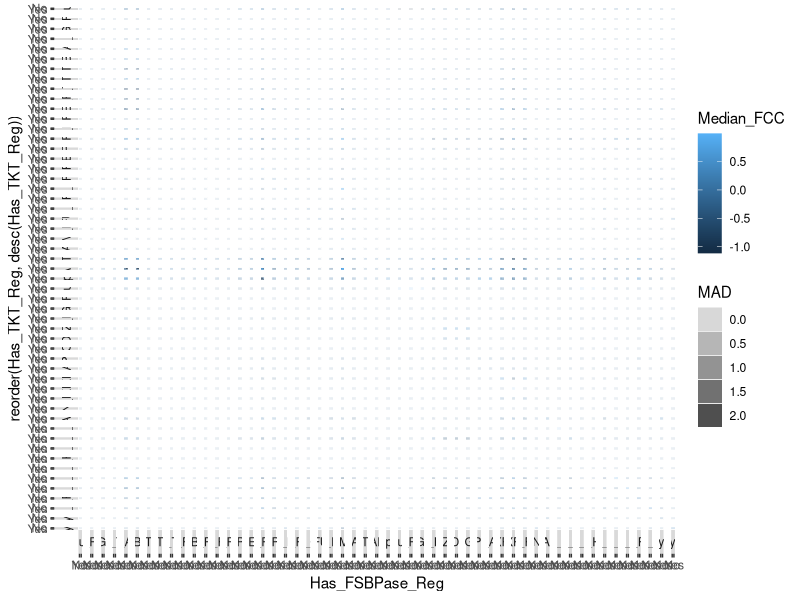

Here is the R script that generated this plot: (Note: this script raises an error after producing the figure.)
library(tidyverse)
library(data.table)
# Load data
#example_data = read_tsv("cbb_example_data.tab", na="NA")

Base_data = as.data.frame(fread("KX_Results_3_FCCs_Med_MAD_Base.csv"))
Base_data = subset(Base_data, select = -(V1))
Base_data$Model = rep("Base", nrow(Base_data))
Base_data$Has_TKT_Reg = rep("No", nrow(Base_data))
Base_data$Has_FSBPase_Reg = rep("No", nrow(Base_data))

FSBPase_data = as.data.frame(fread("KX_Results_3_FCCs_Med_MAD_FSBPase.csv"))
FSBPase_data = subset(FSBPase_data, select = -(V1))
FSBPase_data$Model = rep("FSBPase", nrow(FSBPase_data))
FSBPase_data$Has_TKT_Reg = rep("No", nrow(FSBPase_data))
FSBPase_data$Has_FSBPase_Reg = rep("Yes", nrow(FSBPase_data))

TKT_data = as.data.frame(fread("KX_Results_3_FCCs_Med_MAD_TKT.csv"))
TKT_data = subset(TKT_data, select = -(V1))
TKT_data$Model = rep("TKT", nrow(TKT_data))
TKT_data$Has_TKT_Reg = rep("Yes", nrow(TKT_data))
TKT_data$Has_FSBPase_Reg = rep("No", nrow(TKT_data))

Both_data = as.data.frame(fread("KX_Results_3_FCCs_Med_MAD_BOTH.csv"))
Both_data = subset(Both_data, select = -(V1))
Both_data$Model = rep("Both", nrow(Both_data))
Both_data$Has_TKT_Reg = rep("Yes", nrow(Both_data))
Both_data$Has_FSBPase_Reg = rep("Yes", nrow(Both_data))

Data_long_All = rbind(Base_data,FSBPase_data,TKT_data,Both_data)



## Sort reactions and group them according to the pathway
Data_long_All[Data_long_All == "RuBisC"] = "01_RuBisC"
Data_long_All[Data_long_All == "PGK"] = "02_PGK"
Data_long_All[Data_long_All == "GAPD"] = "03_GAPD"
Data_long_All[Data_long_All == "TPI"] = "04_TPI"
Data_long_All[Data_long_All == "ALD"] = "05_ALD"
Data_long_All[Data_long_All == "FBPase"] = "06_FBPase"
Data_long_All[Data_long_All == "TKT1"] = "07_TKT1"
Data_long_All[Data_long_All == "TKT2"] = "08_TKT2"
Data_long_All[Data_long_All == "TAL"] = "09_TAL"
Data_long_All[Data_long_All == "FBA"] = "10_FBA"
Data_long_All[Data_long_All == "SBPase"] = "11_SBPase"
Data_long_All[Data_long_All == "RPE"] = "12_RPE"
Data_long_All[Data_long_All == "RPI"] = "13_RPI"
Data_long_All[Data_long_All == "PRK"] = "14_PRK"
Data_long_All[Data_long_All == "PGM"] = "15_PGM"
Data_long_All[Data_long_All == "ENO"] = "16_ENO"
Data_long_All[Data_long_All == "PYK"] = "17_PYK"
Data_long_All[Data_long_All == "PDH"] = "18_PDH"
Data_long_All[Data_long_All == "ME"] = "19_ME"
Data_long_All[Data_long_All == "PPK"] = "20_PPK"

Data_long_All[Data_long_All == "CS"] = "21_CS"
Data_long_All[Data_long_All == "FUMC"] = "22_FUMC"
Data_long_All[Data_long_All == "ICD"] = "23_ICD"
Data_long_All[Data_long_All == "MDH"] = "24_MDH"
Data_long_All[Data_long_All == "ACO"] = "25_ACO"

Data_long_All[Data_long_All == "ATPSyn"] = "26_ATPSyn"
Data_long_All[Data_long_All == "NADPase"] = "27_NADPase"
Data_long_All[Data_long_All == "Supply_P_i"] = "28_Supply_Pi"
Data_long_All[Data_long_All == "RuBisO"] = "29_RuBisO"
Data_long_All[Data_long_All == "PGP"] = "30_PGP"
Data_long_All[Data_long_All == "GLCO"] = "31_GLCO"
Data_long_All[Data_long_All == "PGI"] = "32_PGI"
Data_long_All[Data_long_All == "ZWF"] = "33_ZWF"
Data_long_All[Data_long_All == "DEVB"] = "34_DEVB"
Data_long_All[Data_long_All == "GND"] = "35_GND"

Data_long_All[Data_long_All == "PRSA"] = "36_PRSA"
Data_long_All[Data_long_All == "ADK"] = "37_ADK"

Data_long_All[Data_long_All == "XFPK1"] = "38_XFPK1"
Data_long_All[Data_long_All == "XFPK2"] = "39_XFPK2"
Data_long_All[Data_long_All == "PTA"] = "40_PTA"


Rxn_To_Remove = c("RuBisO","PGP","GLCO","Sink_E4P","Sink_ACCOA","Sink_G6P","Sink_GLX","Sink_H2O2","Sink_O2G","Sink_OAA","Sink_P3G","Sink_PRPP","Sink_PYR","Supply_COA","Supply_FUM","GND","PGI","ZWF","DEVB","PNT","PPK","XFPK1","XFPK2","PTA","ACO","PRSA","ADK")
Data_long_All_Mod = Data_long_All
for(i in 1:length(Rxn_To_Remove)){
  Data_long_All_Mod = subset(Data_long_All_Mod, Effector!=Rxn_To_Remove[i])
}

for(i in 1:length(Rxn_To_Remove)){
  Data_long_All_Mod = subset(Data_long_All_Mod, Target!=Rxn_To_Remove[i])
}


# Define organism color scale
models = c("Base", "FSBPase", "TKT", "Both")
organcols = c("#762a83", "#9970ab","#5aae61","#1b7837")
names(organcols) = models






gp_supp = ggplot(Data_long_All, aes(x=Has_FSBPase_Reg, y=reorder(Has_TKT_Reg,desc(Has_TKT_Reg)), fill=Median_FCC, alpha=MAD))
gp_supp = gp_supp + geom_tile()
gp_supp = gp_supp + facet_grid(Effector~Target,switch="both")
gp_supp = gp_supp + scale_fill_gradientn(colours=c("#fdae61","#ffffbf","#2c7bb6"), values=rescale(c(min(Data_long_All$Median_FCC),0,max(Data_long_All$Median_FCC)), c(0,1)))
gp_supp = gp_supp + scale_alpha_continuous(range=c(1,0.5))
gp_supp = gp_supp + theme_bw()
gp_supp = gp_supp + theme(
  strip.background = element_blank(),
  aspect.ratio = 1,
  axis.title = element_blank(),
  axis.ticks = element_blank(),
  axis.text = element_blank(),
  strip.text.y.left = element_text(angle=0, hjust=1, vjust=0.5, size = 12),
  strip.text.x.bottom= element_text(angle=90, hjust=1, vjust=1, size = 12),
  panel.spacing = unit(0.1, "lines"),
  panel.border = element_rect(color="#d9d9d9")
)
#gp_supp
# Save the plot
ggsave("KX_Results_6_All_FCCs_Supplement.pdf", w=18, h=18)



# Make small plot for sekected Reactions
gp = ggplot(Data_long_All_Mod, aes(x=Has_FSBPase_Reg, y=reorder(Has_TKT_Reg,desc(Has_TKT_Reg)), fill=Median_FCC, alpha=MAD))
gp = gp + geom_tile()
gp = gp + facet_grid(Effector~Target,switch="both")
gp = gp + scale_fill_gradientn(colours=c("#fdae61","#ffffbf","#2c7bb6"), values=rescale(c(min(Data_long_All$Median_FCC),0,max(Data_long_All$Median_FCC)), c(0,1)))
gp = gp + scale_alpha_continuous(range=c(1,0.5))
gp = gp + theme_bw()
gp = gp + theme(
  strip.background = element_blank(),
  aspect.ratio = 1,
  axis.title = element_blank(),
  axis.ticks = element_blank(),
  axis.text = element_blank(),
  strip.text.y.left = element_text(angle=0, hjust=1, vjust=0.5, size = 12),
  strip.text.x.bottom= element_text(angle=90, hjust=1, vjust=1, size = 12),
  panel.spacing = unit(0.1, "lines"),
  panel.border = element_rect(color="#d9d9d9")
)
#ggsave("quad_plot_example.pdf", w=9, h=4.5)
